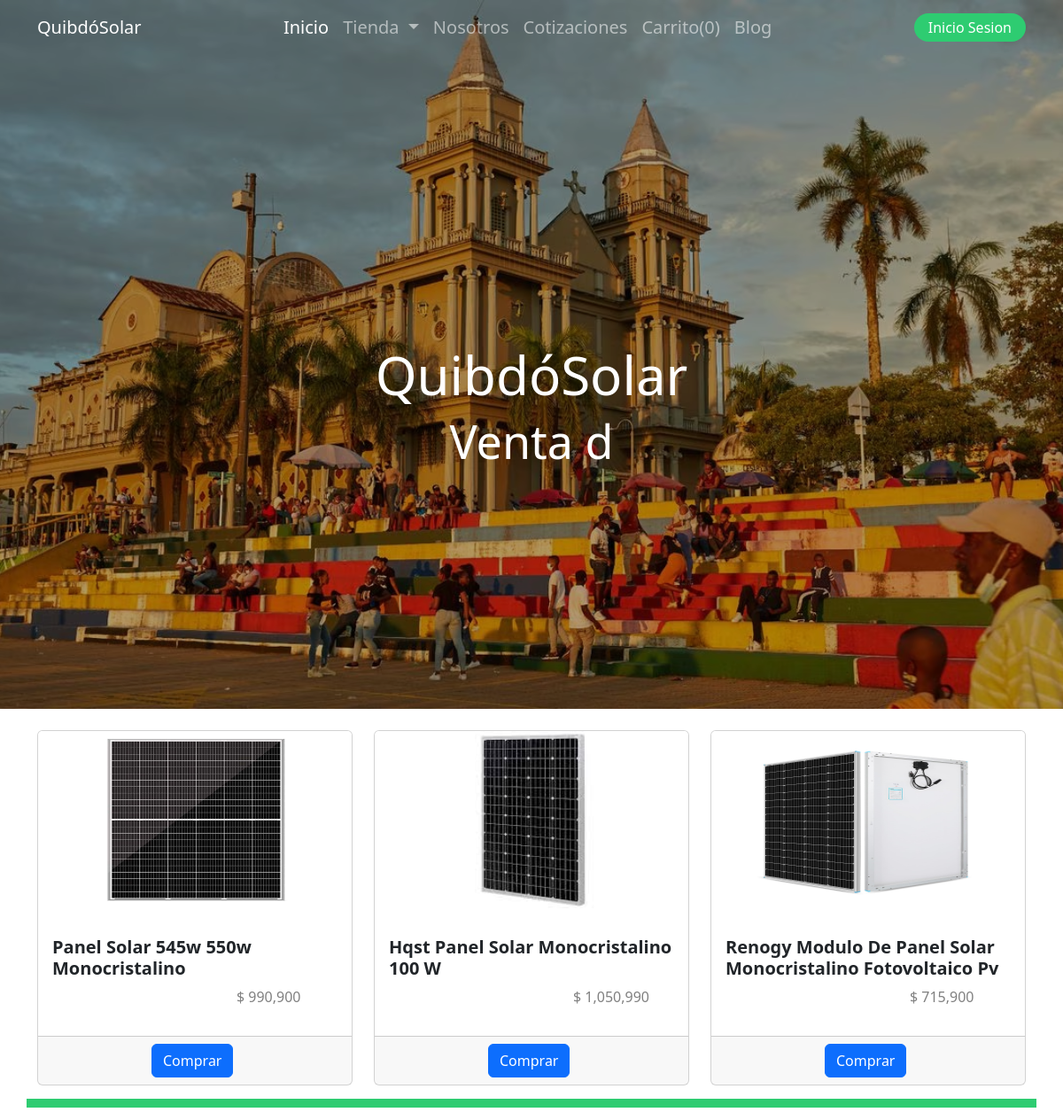
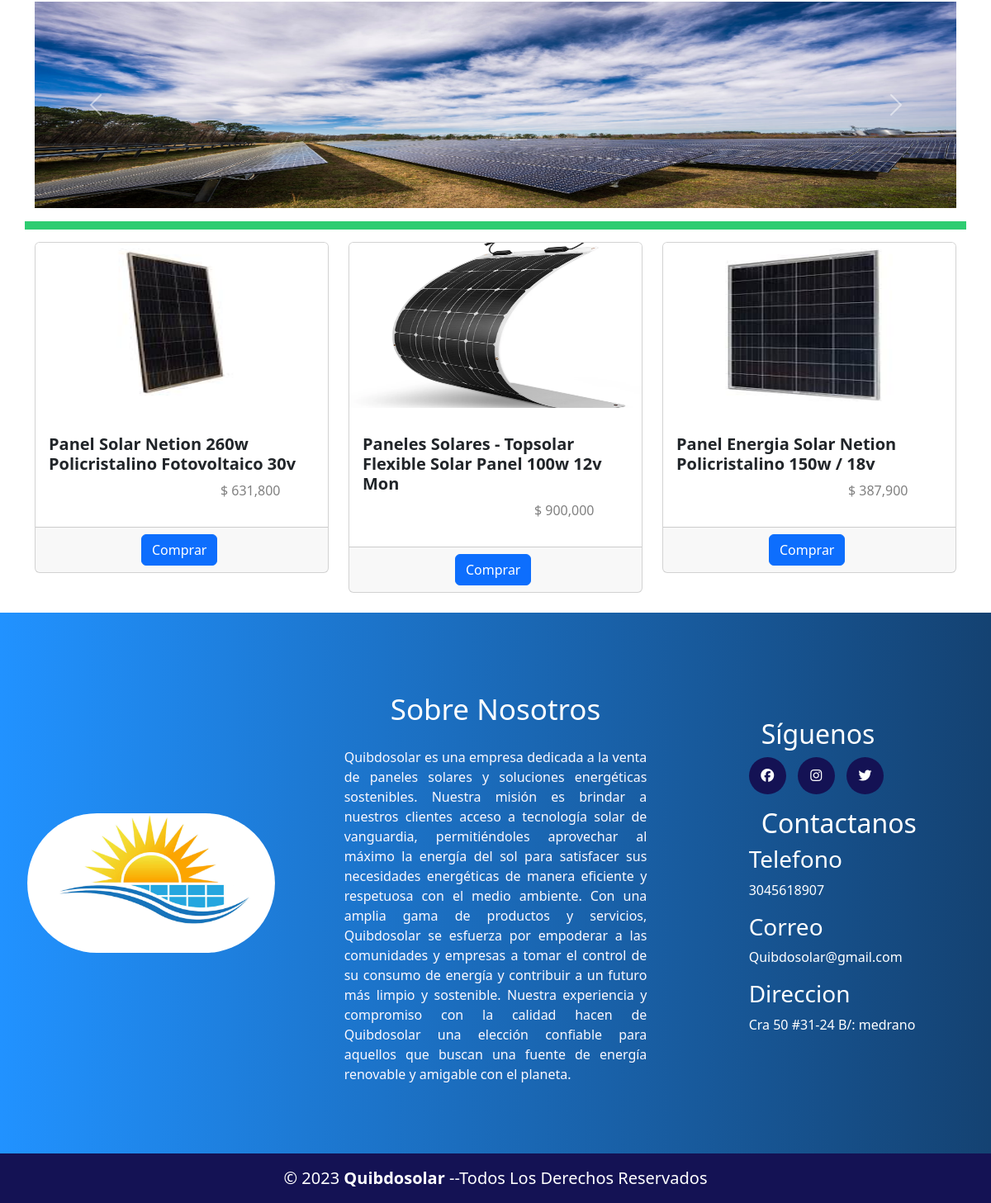
The page / on the database its author committed (2 pictures, top to bottom).
### tables this page shows
CREATE TABLE `producto` (
  `id_producto` int(11) NOT NULL,
  `serial` varchar(12) NOT NULL,
  `producto` varchar(100) NOT NULL,
  `descripcion` text NOT NULL,
  `caracteristicas` text NOT NULL,
  `cantidad` int(11) NOT NULL,
  `precio` float(12,2) DEFAULT NULL,
  `id_categoria` int(11) NOT NULL,
  `estado_producto` tinyint(1) NOT NULL
);

CREATE TABLE `imagenes` (
  `id_imagenes` int(11) NOT NULL,
  `producto_id` int(11) NOT NULL,
  `url` varchar(50) DEFAULT NULL
);

### index.php (the view, shortened to what this page needs)
<?php
    require_once './database/conexion.php';
    $consulta1 = $DB_con->prepare('SELECT * FROM producto');
    $consulta1->execute();
    $productos = $consulta1->fetchAll(PDO::FETCH_ASSOC);
?>
<!DOCTYPE html>
<html lang="en">
<head>
    <link href="https://cdn.jsdelivr.net/npm/bootstrap@5.3.0-alpha1/dist/css/bootstrap.min.css" rel="stylesheet"
>
    <link rel="stylesheet" href="./css/footer-header.css">
    <link rel="stylesheet" href="./css/style.css">
</head>
<body>
    <header class="vh-100 over-flow-hidden">
        <?php include("./componentes/headerindex.php"); ?>
    </header>
            <div class="container ">
            <div class="row mt-4 mb-4">
                <?php
                $limite = 6;
                $principio = 3;
                $numero = 1;
                foreach ($productos as $key => $producto) {
                    if ($producto["estado_producto"]==0) {
                        $principio++;
                        $limite++;
                        continue;
                    } else {
                ?>
                <div class="col-md-4">
                    <div class="card">
                        <figure>
                            <?php
                                $consulta2 = $DB_con->prepare('SELECT * FROM imagenes WHERE producto_id=:id');
                                $consulta2->bindParam(":id", $producto["id_producto"]);
                                $consulta2->execute();
                                $imagenes = $consulta2->fetchAll(PDO::FETCH_ASSOC);
                                ?>
                            <img src="./imagenes/<?php echo $imagenes[0]['url'] ?>" height="200px" class="card-img-top"
                                alt="...">
                        </figure>
                        <div class="card-body">
                            <h5 class="card-title"><strong><?php echo $producto['producto'] ?></strong></h5>
                            <p name="precio" id="precio" style="margin-left: 13rem; color:grey">
                                $ <?php echo number_format($producto['precio']) ?></p>
                        </div>
                        <div class="card-footer">
                            <a style="margin-left: 7rem;"
                                href="./descripcion.php?id=<?php echo $producto['id_producto'] ?>"
                                class="btn btn-primary">Comprar</a>
                         </div>
                    </div>
                </div>
                <?php
                        if ($numero % 3 == 0) {
                            break;
                        } else {
                            $numero++;
                        }
                    }
                }
                ?>
                <div class="linea-arriba">
                </div>
                <div id="carouselExampleAutoplaying" class="carousel slide mt-3 mb-3" data-bs-ride="carousel">
                    <div class="carousel-inner">
                        <div class="carousel-item active">
                            <img src="./img/fondo2.jpeg" height="250px" class="d-block w-100" alt="...">
                        </div>
                    </div>
                    <button class="carousel-control-prev" type="button" data-bs-target="#carouselExampleAutoplaying"
                        data-bs-slide="prev">
                        <span class="carousel-control-prev-icon" aria-hidden="true"></span>
                    </button>
                    <button class="carousel-control-next" type="button" data-bs-target="#carouselExampleAutoplaying"
                        data-bs-slide="next">
                        <span class="carousel-control-next-icon" aria-hidden="true"></span>
                    </button>
                </div>
                <div class="linea-abajo">
                </div>
                <?php
                for ($i = $principio; $i < $limite; $i++) {
                    if ($productos[$i]["estado_producto"]==0) {
                        $limite++;
                        continue;
                    } else {
                ?>
                <div class="col-md-4">
                    <div class="card">
                        <figure>
                            <?php
                                $consulta2 = $DB_con->prepare('SELECT * FROM imagenes WHERE producto_id=:id');
                                $consulta2->bindParam(":id", $productos[$i]["id_producto"]);
                                $consulta2->execute();
                                $imagenes = $consulta2->fetchAll(PDO::FETCH_ASSOC);
                                ?>
                            <img src="./imagenes/<?php echo $imagenes[0]['url'] ?>" height="200px" class="card-img-top"
                                alt="...">
                        </figure>
                        <div class="card-body">
                            <h5 class="card-title"><strong><?php echo $productos[$i]['producto'] ?></strong></h5>
                            <p name="precio" id="precio" style="margin-left: 13rem; color:grey">
                                $ <?php echo number_format($productos[$i]['precio']) ?></p>
                        </div>
                        <div class="card-footer">
                            <a style="margin-left: 7rem;"
                                href="./descripcion.php?id=<?php echo $producto['id_producto'] ?>"
                                class="btn btn-primary">Comprar</a>
                         </div>
                    </div>
                </div>
                <?php
                    }
                }
                ?>
            </div>
        </div>
        <footer>
            <?php include("./componentes/footer.php")?>
        </footer>
</body>
</html>

### css/footer-header.css (style rules this page uses)
header { background: url(../img/fondo1.avif) rgba(0,0,0, 0.3); background-blend-mode: multiply; background-position: center; background-size: cover; background-repeat: no-repeat; }

### css/style.css (style rules this page uses)
.linea-arriba { height: 10px; width: 100%; margin-top: 15px; background-color: #2ECC71; }
.linea-abajo { height: 10px; width: 100%; margin-bottom: 15px; background-color: #2ECC71; }

### rows shown on the page
producto: imagenes.url (picture), producto "Panel Solar 545w 550w Monocristalino", precio "990,900"
producto: imagenes.url (picture), producto "Hqst Panel Solar Monocristalino 100 W", precio "1,050,990"
producto: imagenes.url (picture), producto "Renogy Modulo De Panel Solar Monocristalino Fotovoltaico Pv", precio "715,900"
producto: imagenes.url (picture), producto "Panel Solar Netion 260w Policristalino Fotovoltaico 30v", precio "631,800"
producto: imagenes.url (picture), producto "Paneles Solares - Topsolar Flexible Solar Panel 100w 12v Mon", precio "900,000"
producto: imagenes.url (picture), producto "Panel Energia Solar Netion Policristalino 150w / 18v", precio "387,900"
